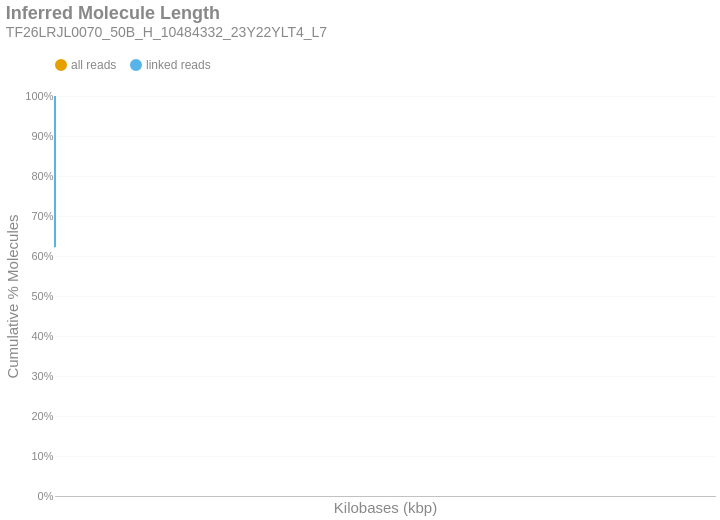

Source (notebook cell):
### Markdown cell above
### Inferred Molecule Length
This is the cumulative frequency distribution of molecule lengths inferred from the first and last alignment positions along a contig for all alignments associated with a single linked-read barcode on a given contig.There are two distributions: one with `all` the alignments (yellow) and another with only `linked reads` (blue). The percent of molecules in the `linked reads` distribution is relative to the total number of linked molecules.

### Code cell
if SKIPLR:
    print_html(f"Skipped")
else:
    binned_df = consolidated_hist(valids['length_inferred']/1000, mask, 10, True)
    binned_df = binned_df.with_columns(
        pl.when(pl.col('bin').cast(pl.Utf8) == '0').then(pl.lit('1')).otherwise(pl.col('bin').cast(pl.Utf8)).alias('bin')
    )
    with SafeRender(binned_df):
        (
            density_plot(binned_df, 'Inferred Molecule Length', samplename, 'inferredlen')
            .transform_calculate(bin_kb='datum.bin / 1000')
            .encode(
                x=alt.X('bin_kb:Q', title="Kilobases (kbp)").scale(type='log', padding=0).axis(labelAngle=-40),
                y=alt.Y('value:Q', title='Cumulative % Molecules')
                    .axis(format='%')
                    .stack(False)
                    .scale(domainMin=0, domainMax=1,padding=0),
                color=alt.Color("key:N").scale(domain = ["all reads", "linked reads"]),
                tooltip = [
                    alt.Tooltip("key:N", title = "Data Type"),
                    alt.Tooltip("range_label:N", title="Kilobases"),
                    alt.Tooltip("value:Q", format = ".2%", title="% Molecules (Cum.)")
                ]
            )
        ).display()

### Figure 1 — Vega-Lite specification as saved in the notebook (floating-point values rounded to 4 significant figures)
{"width": "container", "height": 400, "config": {"title": {"anchor": "start", "dy": -15, "fontSize": 18, "color": "#888888", "subtitleColor": "#888888", "subtitleFontSize": 14}, "arc": {"fill": "#0072B2"}, "axis": {"domainColor": "#888888", "domainWidth": 0.5, "gridWidth": 0.2, "grid": false, "titleFontWeight": 400, "titleFontSize": 15, "labelFontSize": 11, "labelColor": "#888888", "tickColor": "#888888", "tickWidth": 0.2, "titleColor": "#888888"}, "axisBand": {"grid": false}, "axisX": {"grid": true, "tickSize": 10, "domainCap": "round"}, "axisY": {"domain": false, "grid": true, "tickSize": 0, "domainCap": "round"}, "background": "transparent", "header": {"labelFontSize": 15, "labelColor": "#888888", "titleFontSize": 15, "titleFontWeight": 600, "titleColor": "#888888"}, "legend": {"labelFont": "sans-serif", "labelFontSize": 12, "labelColor": "#888888", "symbolSize": 100, "symbolType": "circle", "titleFontSize": 12, "titlePadding": 10, "titleColor": "#888888", "title": null, "orient": "top"}, "range": {"category": ["#E69F00", "#56B4E9", "#009E73", "#F0E442", "#0072B2", "#D55E00", "#CC79A7", "#000000"], "diverging": ["#cfe8f3", "#a2d4ec", "#73bfe2", "#46abdb", "#1696d2", "#12719e"]}, "area": {"fill": "#0072B2", "fillOpacity": 0.7, "line": true, "strokeOpacity": 0.7}, "line": {"color": "#0072B2", "stroke": "#0072B2", "strokeWidth": 2}, "trail": {"color": "#0072B2", "stroke": "#0072B2", "strokeWidth": 0, "size": 1}, "point": {"filled": true, "fillOpacity": 1.0, "size": 95}, "text": {"color": "#888888", "fontSize": 11, "align": "right", "fontWeight": 400, "size": 11}, "bar": {"fill": "#0072B2", "stroke": null}, "view": {"stroke": null, "continuousWidth": 660, "continuousHeight": 400}}, "data": {"name": "data-eab86423140b516f41c035cf62d40111"}, "mark": {"type": "line", "interpolate": "monotone", "point": {"opacity": 0, "size": 275}}, "encoding": {"color": {"field": "key", "scale": {"domain": ["all reads", "linked reads"]}, "type": "nominal"}, "tooltip": [{"field": "key", "title": "Data Type", "type": "nominal"}, {"field": "range_label", "title": "Kilobases", "type": "nominal"}, {"field": "value", "format": ".2%", "title": "% Molecules (Cum.)", "type": "quantitative"}], "x": {"axis": {"labelAngle": -40}, "field": "bin_kb", "scale": {"type": "log", "padding": 0}, "title": "Kilobases (kbp)", "type": "quantitative"}, "y": {"axis": {"format": "%"}, "field": "value", "scale": {"domainMin": 0, "domainMax": 1, "padding": 0}, "stack": false, "title": "Cumulative % Molecules", "type": "quantitative"}}, "params": [{"name": "param_c36ac31b6afebe62", "select": {"type": "point", "fields": ["key"]}, "bind": "legend"}], "title": {"text": "Inferred Molecule Length", "subtitle": "TF26LRJL0070_50B_H_10484332_23Y22YLT4_L7"}, "transform": [{"fold": ["all reads (cumsum)", "linked reads (cumsum)"]}, {"calculate": "replace(datum.key, ' (cumsum)', '')", "as": "key"}, {"filter": {"param": "param_c36ac31b6afebe62"}}, {"calculate": "datum.bin / 1000", "as": "bin_kb"}], "usermeta": {"embedOptions": {"downloadFileName": "TF26LRJL0070_50B_H_10484332_23Y22YLT4_L7.inferredlen"}}, "$schema": "https://vega.github.io/schema/vega-lite/v6.4.1.json", "datasets": {"data-eab86423140b516f41c035cf62d40111": [{"bin": "0.0", "interval": "0.0-10.0", "all reads": 0.8872, "linked reads": 0.6221, "all reads (cumsum)": 0.8872, "linked reads (cumsum)": 0.6221, "range_label": "0-9"}, {"bin": "10.0", "interval": "10.0-20.0", "all reads": 0.06304, "linked reads": 0.2099, "all reads (cumsum)": 0.9502, "linked reads (cumsum)": 0.832, "range_label": "10-19"}, {"bin": "20.0", "interval": "20.0-30.0", "all reads": 0.02809, "linked reads": 0.0945, "all reads (cumsum)": 0.9783, "linked reads (cumsum)": 0.9265, "range_label": "20-29"}, {"bin": "30.0", "interval": "30.0-40.0", "all reads": 0.01278, "linked reads": 0.04312, "all reads (cumsum)": 0.9911, "linked reads (cumsum)": 0.9696, "range_label": "30-39"}, {"bin": "40.0", "interval": "40.0-50.0", "all reads": 0.005953, "linked reads": 0.02004, "all reads (cumsum)": 0.997, "linked reads (cumsum)": 0.9897, "range_label": "40-49"}, {"bin": "50.0", "interval": "50.0-60.0", "all reads": 0.001945, "linked reads": 0.006748, "all reads (cumsum)": 0.999, "linked reads (cumsum)": 0.9964, "range_label": "50-59"}, {"bin": "60.0", "interval": "60.0-70.0", "all reads": 0.0006513, "linked reads": 0.002267, "all reads (cumsum)": 0.9996, "linked reads (cumsum)": 0.9987, "range_label": "60-69"}, {"bin": "70.0", "interval": "70.0-80.0", "all reads": 0.0002403, "linked reads": 0.0008377, "all reads (cumsum)": 0.9999, "linked reads (cumsum)": 0.9995, "range_label": "70-79"}, {"bin": "80.0", "interval": "80.0-90.0", "all reads": 9.355e-05, "linked reads": 0.000326, "all reads (cumsum)": 1.0, "linked reads (cumsum)": 0.9998, "range_label": "80-89"}, {"bin": "90.0", "interval": "90.0-100.0", "all reads": 2.903e-05, "linked reads": 0.0001014, "all reads (cumsum)": 1.0, "linked reads (cumsum)": 0.9999, "range_label": "90-99"}, {"bin": "100.0", "interval": "100.0-110.0", "all reads": 1.123e-05, "linked reads": 3.921e-05, "all reads (cumsum)": 1.0, "linked reads (cumsum)": 1.0, "range_label": "100-109"}, {"bin": "110.0", "interval": "110.0-120.0", "all reads": 4.092e-06, "linked reads": 1.429e-05, "all reads (cumsum)": 1.0, "linked reads (cumsum)": 1.0, "range_label": "110-119"}, {"bin": "120.0", "interval": "120.0-130.0", "all reads": 1.523e-06, "linked reads": 5.317e-06, "all reads (cumsum)": 1.0, "linked reads (cumsum)": 1.0, "range_label": "120-129"}, {"bin": "130.0", "interval": "130.0-140.0", "all reads": 6.662e-07, "linked reads": 2.326e-06, "all reads (cumsum)": 1.0, "linked reads (cumsum)": 1.0, "range_label": "130-139"}, {"bin": "140.0", "interval": "140.0-150.0", "all reads": 9.517e-08, "linked reads": 3.323e-07, "all reads (cumsum)": 1.0, "linked reads (cumsum)": 1.0, "range_label": "140-149"}, {"bin": "150.0", "interval": "150.0-160.0", "all reads": 9.517e-08, "linked reads": 3.323e-07, "all reads (cumsum)": 1.0, "linked reads (cumsum)": 1.0, "range_label": "150-159"}]}}
